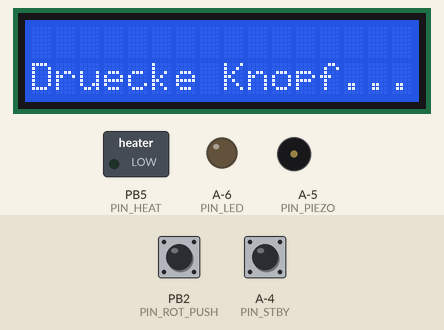
The sketch below on a simulated ATtiny85, built for the host (arithmetic inside an expression is 32-bit, double 64-bit). Parts: 16×2 character LCD, switched loads named in the sketch (green lamp = pin HIGH), output pins drawn as LEDs (lit = HIGH), buzzer (waves = sounding). The test bench sets the inputs (shaded band); at power-on: PB2 (PIN_ROT_PUSH) HIGH, A-4 (PIN_STBY) HIGH.

Above: at 3.2 s.
3.3 s: PB2 (PIN_ROT_PUSH) pulled LOW for 0.15 s
At 4.2 s:
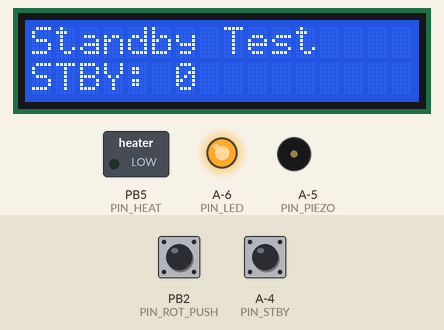
5.0 s: PB2 (PIN_ROT_PUSH) pulled LOW for 1 s
At 7.7 s:
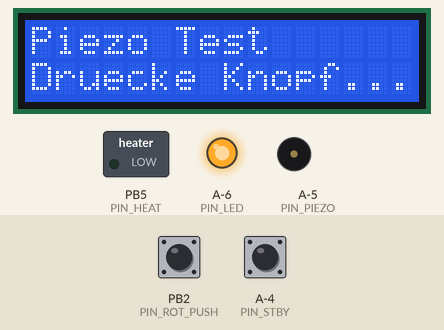
8.6 s: PB2 (PIN_ROT_PUSH) pulled LOW for 0.15 s
At 10.3 s:
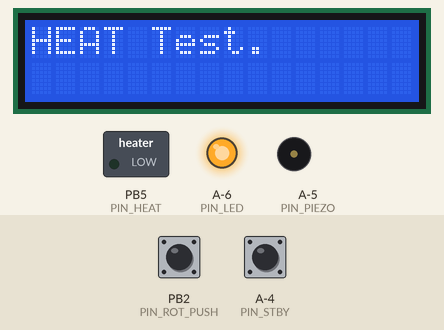
Timing chart, 0 to 11.8 s (numbered marks = the images above; inputs shaded):
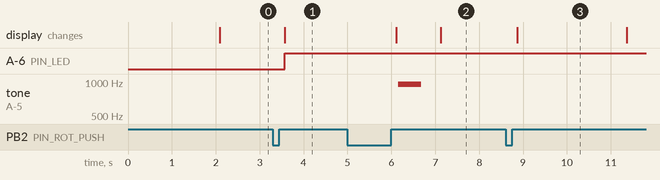

Measured:
- after the input at 3.3 s, A-6 (PIN_LED): LOW → HIGH after 0.27 s; the display: changes after 0.27 s (image 1)
- after the input at 5.0 s, tone on A-5 (PIN_PIEZO): silent → 954 Hz after 1.2 s, → silent 0.52 s later; the display: first changes after 1.1 s (image 2 shows a later state)
- after the input at 8.6 s, the display: changes after 0.26 s (image 3)

The sketch:

Loetstation_Testroutine_v2.ino
```cpp
// Testroutine für Lötkolben Projekt
// zum Überprüfen der externen Verdrahtung und PCB Bestückung
// v2_OE9SAU_CHATGPT

#include <TinyWireM.h>
#include <LiquidCrystal_I2C.h>

#define LCDI2CADR 0x27
LiquidCrystal_I2C lcd(LCDI2CADR, 2, 1, 0, 4, 5, 6, 7, 3, POSITIVE);

#define PIN_ROT_A    0
#define PIN_ROT_B    1
#define PIN_ROT_PUSH 2
#define PIN_HEAT     5  // Pin für HEAT (PWM)
#define PIN_TEMP     A3
#define PIN_STBY     10
#define PIN_PIEZO    9
#define PIN_LED      8

unsigned long standbyStart = 0;
bool inStandby = false;
int lastRotA = HIGH;

void setup() {
  lcd.begin(16, 2);
  lcd.setBacklight(true);
  lcd.setCursor(0, 0);
  lcd.print("HW TEST v2");

  pinMode(PIN_ROT_A, INPUT_PULLUP);
  pinMode(PIN_ROT_B, INPUT_PULLUP);
  pinMode(PIN_ROT_PUSH, INPUT_PULLUP);
  pinMode(PIN_STBY, INPUT_PULLUP);
  pinMode(PIN_HEAT, OUTPUT);  // Pin HEAT als Ausgang setzen
  pinMode(PIN_PIEZO, OUTPUT);
  pinMode(PIN_LED, OUTPUT);

  TCCR1A = 0b00100011;                                // 10-bit PWM => 1023 als Maximalwert (=100% Heizung), toggle OC1B
  TCCR1B = 0b00000001;                                // Timer 1 ein, kein Prescaler => 1 MHz -> 496 Hz
  OCR1B  = 0;                                         // Heizung aus (= Duty Cycle 0%)

  delay(2000);
  lcd.clear();
}

void loop() {
  waitForButtonPress();
  standbyMode();

  // Piezo-Test
  lcd.clear();
  lcd.setCursor(0, 0);
  lcd.print("Piezo Test");
  playTone(1000, 500);
  delay(500);
  waitForButtonPress();

  // HEAT-Test mit analoger Spannungsausgabe
  lcd.clear();
  lcd.print("HEAT Test");

  OCR1B = 100;
  lcd.print(".");  // Erster Punkt direkt hinter "HEAT Test"
  delay(2500);

  OCR1B = 500;
  lcd.print(".");  // Zweiter Punkt
  delay(2500);

  OCR1B = 750;
  lcd.print(".");  // Dritter Punkt
  delay(2500);

  OCR1B = 1000;
  lcd.print(".");  // Vierter Punkt
  delay(2500);

  // HEAT ausschalten (Ausgabe auf 0V)
  OCR1B = 0;
  lcd.clear();
  lcd.print("HEAT OFF");
  waitForButtonPress();

  // Encoder-Test
  lcd.clear();
  lcd.setCursor(0, 0);
  lcd.print("Encoder Test");
  while (true) {
    int currentRotA = digitalRead(PIN_ROT_A);
    if (currentRotA != lastRotA && currentRotA == LOW) {
      lcd.clear();
      lcd.setCursor(0, 0);
      lcd.print("Encoder Test");
      if (digitalRead(PIN_ROT_B) == LOW) {
        lcd.setCursor(0, 1);
        lcd.print("Dreht RECHTS \76");
      } else {
        lcd.setCursor(0, 1);
        lcd.print("Dreht LINKS  \74");
      }
      delay(500);
    }
    lastRotA = currentRotA;

    if (digitalRead(PIN_ROT_PUSH) == LOW) {  // Bestätigung durch Knopfdruck
      while (digitalRead(PIN_ROT_PUSH) == LOW);  // Warten, bis losgelassen wird
      delay(100);
      break;
    }
  }

  // Test abgeschlossen, Text ausgeben
  lcd.clear();
  lcd.setCursor(0, 0);
  lcd.print("Test Ende");
  while (true);  // Halte den Code an, um das Display anzuzeigen
}

void standbyMode() {
  lcd.clear();
  lcd.setCursor(0, 0);
  lcd.print("Standby Test");

  // Zeige den aktuellen Zustand des Standby-Eingangs
  lcd.setCursor(0, 1);
  lcd.print("STBY: " + String(!digitalRead(PIN_STBY)));

  // LED folgt dem Zustand des Standby-Eingangs
  if (digitalRead(PIN_STBY) == LOW) {
    digitalWrite(PIN_LED, LOW);           // LED off, wenn STBY LOW
  } else {
    digitalWrite(PIN_LED, HIGH);          // LED on, wenn STBY HIGH
  }

  standbyStart = millis();
  inStandby = true;

  while (true) {
    // Aktualisiere den Zustand des Standby-Eingangs
    lcd.setCursor(6, 1);
    lcd.print(String(!digitalRead(PIN_STBY)) + "  ");

    // LED folgt weiterhin dem Zustand des Standby-Eingangs
    if (digitalRead(PIN_STBY) == LOW) {
      digitalWrite(PIN_LED, LOW);
    } else {
      digitalWrite(PIN_LED, HIGH);
    }

    // Warten auf Bestätigung durch Knopfdruck
    if (digitalRead(PIN_ROT_PUSH) == LOW) {
      while (digitalRead(PIN_ROT_PUSH) == LOW);
      delay(100);
      break;
    }
  }

   inStandby = false;
}

void playTone(int frequency, int duration) {
  int period = 1000000 / frequency;
  int halfPeriod = period / 2;
  unsigned long startMillis = millis();
  while (millis() - startMillis < duration) {
    digitalWrite(PIN_PIEZO, HIGH);
    delayMicroseconds(halfPeriod);
    digitalWrite(PIN_PIEZO, LOW);
    delayMicroseconds(halfPeriod);
  }
}

void waitForButtonPress() {
  lcd.setCursor(0, 1);
  lcd.print("Druecke Knopf...");
  while (digitalRead(PIN_ROT_PUSH) == HIGH);
  while (digitalRead(PIN_ROT_PUSH) == LOW);
  delay(100);
}
```
